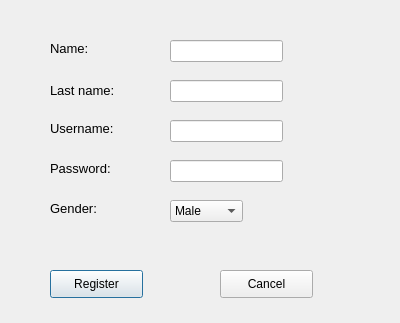
<?xml version="1.0" encoding="UTF-8"?>
<ui version="4.0">
 <class>Dialog</class>
 <widget class="QDialog" name="Dialog">
  <property name="geometry">
   <rect>
    <x>0</x>
    <y>0</y>
    <width>400</width>
    <height>323</height>
   </rect>
  </property>
  <property name="windowTitle">
   <string>Dialog</string>
  </property>
  <widget class="QLineEdit" name="lineEdit">
   <property name="geometry">
    <rect>
     <x>170</x>
     <y>40</y>
     <width>113</width>
     <height>22</height>
    </rect>
   </property>
  </widget>
  <widget class="QLabel" name="label">
   <property name="geometry">
    <rect>
     <x>50</x>
     <y>40</y>
     <width>55</width>
     <height>16</height>
    </rect>
   </property>
   <property name="font">
    <font>
     <pointsize>10</pointsize>
    </font>
   </property>
   <property name="text">
    <string>Name: </string>
   </property>
  </widget>
  <widget class="QLabel" name="label_2">
   <property name="geometry">
    <rect>
     <x>50</x>
     <y>80</y>
     <width>81</width>
     <height>20</height>
    </rect>
   </property>
   <property name="font">
    <font>
     <pointsize>10</pointsize>
    </font>
   </property>
   <property name="text">
    <string>Last name:</string>
   </property>
  </widget>
  <widget class="QLineEdit" name="lineEdit_2">
   <property name="geometry">
    <rect>
     <x>170</x>
     <y>80</y>
     <width>113</width>
     <height>22</height>
    </rect>
   </property>
  </widget>
  <widget class="QLineEdit" name="lineEdit_3">
   <property name="geometry">
    <rect>
     <x>170</x>
     <y>120</y>
     <width>113</width>
     <height>22</height>
    </rect>
   </property>
  </widget>
  <widget class="QLineEdit" name="lineEdit_4">
   <property name="geometry">
    <rect>
     <x>170</x>
     <y>160</y>
     <width>113</width>
     <height>22</height>
    </rect>
   </property>
  </widget>
  <widget class="QLabel" name="label_3">
   <property name="geometry">
    <rect>
     <x>50</x>
     <y>120</y>
     <width>91</width>
     <height>16</height>
    </rect>
   </property>
   <property name="font">
    <font>
     <pointsize>10</pointsize>
    </font>
   </property>
   <property name="text">
    <string>Username: </string>
   </property>
  </widget>
  <widget class="QLabel" name="label_4">
   <property name="geometry">
    <rect>
     <x>50</x>
     <y>160</y>
     <width>81</width>
     <height>16</height>
    </rect>
   </property>
   <property name="font">
    <font>
     <pointsize>10</pointsize>
    </font>
   </property>
   <property name="text">
    <string>Password:</string>
   </property>
  </widget>
  <widget class="QComboBox" name="comboBox">
   <property name="geometry">
    <rect>
     <x>170</x>
     <y>200</y>
     <width>73</width>
     <height>22</height>
    </rect>
   </property>
   <item>
    <property name="text">
     <string>Male</string>
    </property>
   </item>
   <item>
    <property name="text">
     <string>Female</string>
    </property>
   </item>
  </widget>
  <widget class="QLabel" name="label_5">
   <property name="geometry">
    <rect>
     <x>50</x>
     <y>200</y>
     <width>91</width>
     <height>16</height>
    </rect>
   </property>
   <property name="font">
    <font>
     <pointsize>10</pointsize>
    </font>
   </property>
   <property name="text">
    <string>Gender: </string>
   </property>
  </widget>
  <widget class="QPushButton" name="pushButton">
   <property name="geometry">
    <rect>
     <x>50</x>
     <y>270</y>
     <width>93</width>
     <height>28</height>
    </rect>
   </property>
   <property name="text">
    <string>Register</string>
   </property>
  </widget>
  <widget class="QPushButton" name="pushButton_2">
   <property name="geometry">
    <rect>
     <x>220</x>
     <y>270</y>
     <width>93</width>
     <height>28</height>
    </rect>
   </property>
   <property name="text">
    <string>Cancel</string>
   </property>
  </widget>
 </widget>
 <resources/>
 <connections/>
</ui>
